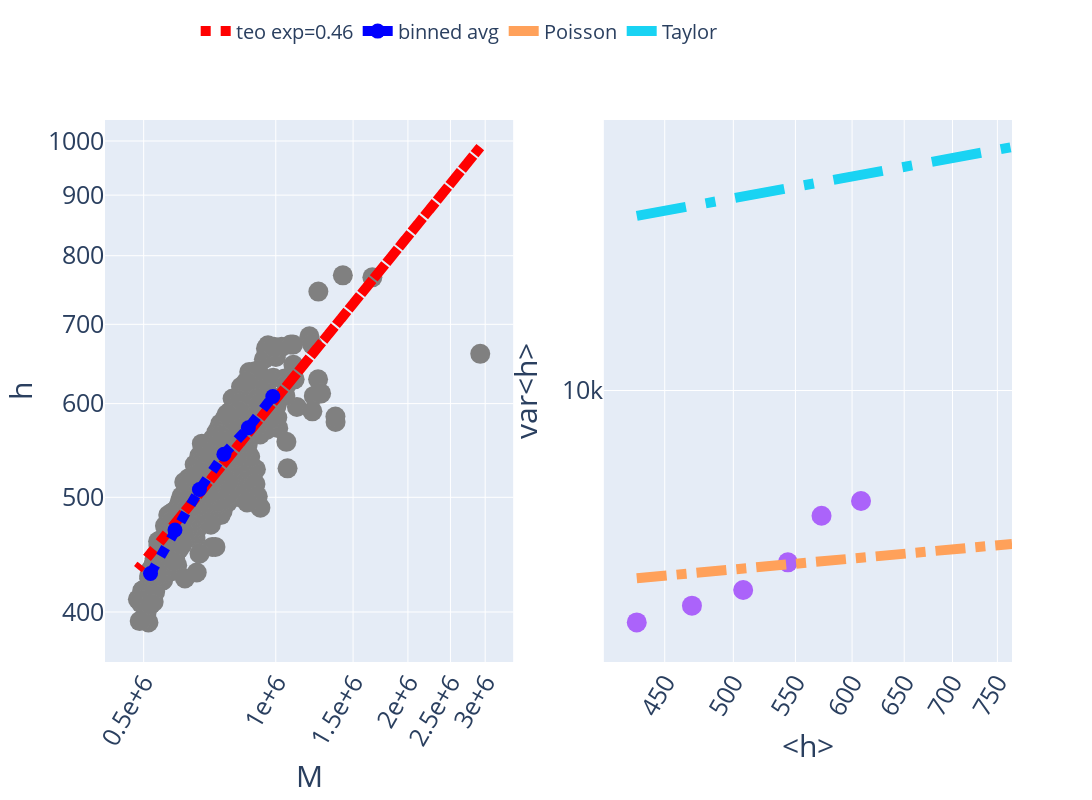

Notebook source saved alongside this figure:
### Code cell
x = np.linspace(min(M), max(M), 10)

fig = make_subplots(cols=2, rows=1)

popt,pcov = curve_fit(lambda x, C, gamma: C*np.power(x,gamma), M, h)

fig.add_scatter(x=M,y=h, mode="markers", marker=dict(size=20, color="gray"), showlegend=False, row=1, col=1)

popt, pcov = curve_fit(lambda x, C, exp: C*np.power(x,exp), M, h)
fig.add_scatter(x=M,y=popt[0]*np.power(M,popt[1]), mode="lines", line=dict(width=10, color="red", dash="dot"), name="teo exp={:.2f}".format(popt[1]), row=1, col=1)


bins = np.logspace(np.log10(M.min()),np.log10(M.max()),15)
means, edges, _ = binned_statistic(M,h, statistic="mean", bins=bins)
var, edges, _ = binned_statistic(M,h, statistic="std", bins=bins)
var = var*var
cnt, edges, _ = binned_statistic(M,h, statistic="count", bins=bins)

mask = cnt > 10

fig.add_scatter(x=(edges[1:]+edges[:-1])[mask]/2, y=means[mask], mode="markers+lines", line=dict(width=10, color="blue", dash="dot"), marker=dict(size=15), name="binned avg", row=1, col=1)


fig.update_xaxes(type="log", 
                 title="M",
                 title_font_size=30, 
                 tickfont_size=25, 
                 exponentformat="e", 
                 showexponent="all", 
                 tickangle=300,
                 row=1, col=1)
                 
fig.update_yaxes(type="log",
                 title="h",
                 title_font_size=30, 
                 tickfont_size=25, 
                 nticks=5,
                 row=1, col=1)

x = np.linspace(min(means), max(means), 10)
fig.add_trace(go.Scatter(x=means[mask],y=var[mask], mode="markers", marker = dict(size=20),showlegend=False), row=1, col=2)
fig.add_traces([
    go.Scatter(x=x, y=x, name="Poisson", mode="lines", line=dict(width=10, dash="dashdot")),
    go.Scatter(x=x, y=x**2, name="Taylor", mode="lines", line=dict(width=10, dash="longdashdot"))
],rows=1, cols=2)

fig.update_xaxes(type="log", 
                 title="<h>",
                 title_font_size=30, 
                 tickfont_size=25, 
                 exponentformat="e", 
                 showexponent="all", 
                 tickangle=300,
                 row=1, col=2)
                 
fig.update_yaxes(type="log",
                 title="var<h>",
                 title_font_size=30, 
                 tickfont_size=25, 
                 nticks=2,
                 row=1, col=2)

fig.update_layout(legend=dict(font_size=20, orientation="h", x=0.1,y=1.2),width=1500, height=800)
fig.show()
fig.write_image("images/heaps.pdf")
fig.write_html("images/heaps.html")

### Figure 1 — Plotly figure (JSON) as saved in the notebook; plotly's stock layout.template omitted (floating-point values rounded to 4 significant figures; data arrays with more than 128 entries replaced by an {"elided": "..."} marker saying what was removed)
{"data": [{"marker": {"color": "gray", "size": 20}, "mode": "markers", "showlegend": false, "type": "scatter", "x": {"elided": "1000 int values"}, "xaxis": "x", "y": {"elided": "1000 int values"}, "yaxis": "y"}, {"line": {"color": "red", "dash": "dot", "width": 10}, "mode": "lines", "name": "teo exp=0.46", "type": "scatter", "x": {"elided": "1000 int values"}, "xaxis": "x", "y": {"elided": "1000 float values"}, "yaxis": "y"}, {"line": {"color": "blue", "dash": "dot", "width": 10}, "marker": {"size": 15}, "mode": "markers+lines", "name": "binned avg", "type": "scatter", "x": [518300.0, 589300.0, 669900.0, 761600.0, 865800.0, 984400.0], "xaxis": "x", "y": [431.1, 469.2, 507.6, 543.7, 572.5, 608.3], "yaxis": "y"}, {"marker": {"size": 20}, "mode": "markers", "showlegend": false, "type": "scatter", "x": [431.1, 469.2, 507.6, 543.7, 572.5, 608.3], "xaxis": "x2", "y": [206.0, 272.7, 354.0, 562.8, 1227.0, 1572.0], "yaxis": "y2"}, {"line": {"dash": "dashdot", "width": 10}, "mode": "lines", "name": "Poisson", "type": "scatter", "x": [431.1, 468.4, 505.7, 543.1, 580.4, 617.7, 655.0, 692.4, 729.7, 767], "xaxis": "x2", "y": [431.1, 468.4, 505.7, 543.1, 580.4, 617.7, 655.0, 692.4, 729.7, 767], "yaxis": "y2"}, {"line": {"dash": "longdashdot", "width": 10}, "mode": "lines", "name": "Taylor", "type": "scatter", "x": [431.1, 468.4, 505.7, 543.1, 580.4, 617.7, 655.0, 692.4, 729.7, 767], "xaxis": "x2", "y": [185800.0, 219400.0, 255800.0, 294900.0, 336800.0, 381600.0, 429100.0, 479300.0, 532400.0, 588289], "yaxis": "y2"}], "layout": {"height": 800, "legend": {"font": {"size": 20}, "orientation": "h", "x": 0.1, "y": 1.2}, "width": 1500, "xaxis": {"anchor": "y", "autorange": true, "domain": [0, 0.45], "exponentformat": "e", "range": [5.621, 6.531], "showexponent": "all", "tickangle": -60, "tickfont": {"size": 25}, "title": {"font": {"size": 30}, "text": "M"}, "type": "log"}, "xaxis2": {"anchor": "y2", "autorange": true, "domain": [0.55, 1], "exponentformat": "e", "range": [2.615, 2.885], "showexponent": "all", "tickangle": -60, "tickfont": {"size": 25}, "title": {"font": {"size": 30}, "text": "<h>"}, "type": "log"}, "yaxis": {"anchor": "x", "autorange": true, "domain": [0, 1], "nticks": 5, "range": [2.56, 3.018], "tickfont": {"size": 25}, "title": {"font": {"size": 30}, "text": "h"}, "type": "log"}, "yaxis2": {"anchor": "x2", "autorange": true, "domain": [0, 1], "nticks": 2, "range": [2.024, 5.967], "tickfont": {"size": 25}, "title": {"font": {"size": 30}, "text": "var<h>"}, "type": "log"}}}
